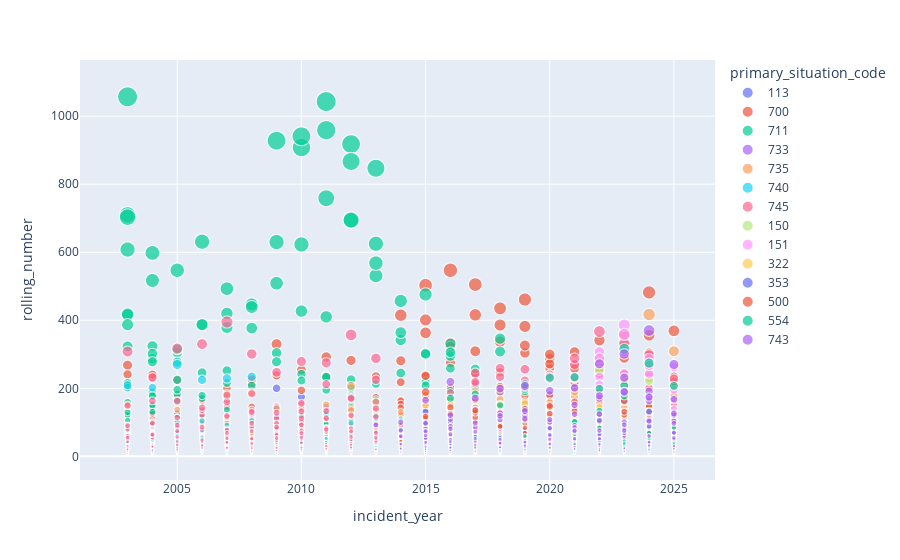

This figure's notebook cell:
### Code cell
import plotly.express as px

fig = px.scatter(amount_table_by_year,
                 x="incident_year",
                  y="rolling_number", 
                  color="primary_situation_code",
                 size='rolling_number', hover_data=['neighborhood_district'])
fig.show()

### Figure 1 — Plotly figure (JSON) as saved in the notebook; plotly's stock layout.template omitted (floating-point values rounded to 4 significant figures; data arrays with more than 128 entries replaced by an {"elided": "..."} marker saying what was removed)
{"data": [{"customdata": {"elided": "336x1 str values"}, "hovertemplate": "primary_situation_code=113<br>incident_year=%{x}<br>rolling_number=%{marker.size}<br>neighborhood_district=%{customdata[0]}<extra></extra>", "legendgroup": "113", "marker": {"color": "#636efa", "size": {"elided": "336 float values"}, "sizemode": "area", "sizeref": 2.643, "symbol": "circle"}, "mode": "markers", "name": "113", "showlegend": true, "type": "scattergl", "x": {"elided": "336 int values"}, "xaxis": "x", "y": {"elided": "336 float values"}, "yaxis": "y"}, {"customdata": {"elided": "336x1 str values"}, "hovertemplate": "primary_situation_code=700<br>incident_year=%{x}<br>rolling_number=%{marker.size}<br>neighborhood_district=%{customdata[0]}<extra></extra>", "legendgroup": "700", "marker": {"color": "#EF553B", "size": {"elided": "336 float values"}, "sizemode": "area", "sizeref": 2.643, "symbol": "circle"}, "mode": "markers", "name": "700", "showlegend": true, "type": "scattergl", "x": {"elided": "336 int values"}, "xaxis": "x", "y": {"elided": "336 float values"}, "yaxis": "y"}, {"customdata": {"elided": "333x1 str values"}, "hovertemplate": "primary_situation_code=711<br>incident_year=%{x}<br>rolling_number=%{marker.size}<br>neighborhood_district=%{customdata[0]}<extra></extra>", "legendgroup": "711", "marker": {"color": "#00cc96", "size": {"elided": "333 float values"}, "sizemode": "area", "sizeref": 2.643, "symbol": "circle"}, "mode": "markers", "name": "711", "showlegend": true, "type": "scattergl", "x": {"elided": "333 int values"}, "xaxis": "x", "y": {"elided": "333 float values"}, "yaxis": "y"}, {"customdata": {"elided": "168x1 str values"}, "hovertemplate": "primary_situation_code=733<br>incident_year=%{x}<br>rolling_number=%{marker.size}<br>neighborhood_district=%{customdata[0]}<extra></extra>", "legendgroup": "733", "marker": {"color": "#ab63fa", "size": {"elided": "168 float values"}, "sizemode": "area", "sizeref": 2.643, "symbol": "circle"}, "mode": "markers", "name": "733", "showlegend": true, "type": "scattergl", "x": {"elided": "168 int values"}, "xaxis": "x", "y": {"elided": "168 float values"}, "yaxis": "y"}, {"customdata": {"elided": "336x1 str values"}, "hovertemplate": "primary_situation_code=735<br>incident_year=%{x}<br>rolling_number=%{marker.size}<br>neighborhood_district=%{customdata[0]}<extra></extra>", "legendgroup": "735", "marker": {"color": "#FFA15A", "size": {"elided": "336 float values"}, "sizemode": "area", "sizeref": 2.643, "symbol": "circle"}, "mode": "markers", "name": "735", "showlegend": true, "type": "scattergl", "x": {"elided": "336 int values"}, "xaxis": "x", "y": {"elided": "336 float values"}, "yaxis": "y"}, {"customdata": {"elided": "166x1 str values"}, "hovertemplate": "primary_situation_code=740<br>incident_year=%{x}<br>rolling_number=%{marker.size}<br>neighborhood_district=%{customdata[0]}<extra></extra>", "legendgroup": "740", "marker": {"color": "#19d3f3", "size": {"elided": "166 float values"}, "sizemode": "area", "sizeref": 2.643, "symbol": "circle"}, "mode": "markers", "name": "740", "showlegend": true, "type": "scattergl", "x": {"elided": "166 int values"}, "xaxis": "x", "y": {"elided": "166 float values"}, "yaxis": "y"}, {"customdata": {"elided": "336x1 str values"}, "hovertemplate": "primary_situation_code=745<br>incident_year=%{x}<br>rolling_number=%{marker.size}<br>neighborhood_district=%{customdata[0]}<extra></extra>", "legendgroup": "745", "marker": {"color": "#FF6692", "size": {"elided": "336 float values"}, "sizemode": "area", "sizeref": 2.643, "symbol": "circle"}, "mode": "markers", "name": "745", "showlegend": true, "type": "scattergl", "x": {"elided": "336 int values"}, "xaxis": "x", "y": {"elided": "336 float values"}, "yaxis": "y"}, {"customdata": {"elided": "168x1 str values"}, "hovertemplate": "primary_situation_code=150<br>incident_year=%{x}<br>rolling_number=%{marker.size}<br>neighborhood_district=%{customdata[0]}<extra></extra>", "legendgroup": "150", "marker": {"color": "#B6E880", "size": {"elided": "168 float values"}, "sizemode": "area", "sizeref": 2.643, "symbol": "circle"}, "mode": "markers", "name": "150", "showlegend": true, "type": "scattergl", "x": {"elided": "168 int values"}, "xaxis": "x", "y": {"elided": "168 float values"}, "yaxis": "y"}, {"customdata": {"elided": "168x1 str values"}, "hovertemplate": "primary_situation_code=151<br>incident_year=%{x}<br>rolling_number=%{marker.size}<br>neighborhood_district=%{customdata[0]}<extra></extra>", "legendgroup": "151", "marker": {"color": "#FF97FF", "size": {"elided": "168 float values"}, "sizemode": "area", "sizeref": 2.643, "symbol": "circle"}, "mode": "markers", "name": "151", "showlegend": true, "type": "scattergl", "x": {"elided": "168 int values"}, "xaxis": "x", "y": {"elided": "168 float values"}, "yaxis": "y"}, {"customdata": {"elided": "169x1 str values"}, "hovertemplate": "primary_situation_code=322<br>incident_year=%{x}<br>rolling_number=%{marker.size}<br>neighborhood_district=%{customdata[0]}<extra></extra>", "legendgroup": "322", "marker": {"color": "#FECB52", "size": {"elided": "169 float values"}, "sizemode": "area", "sizeref": 2.643, "symbol": "circle"}, "mode": "markers", "name": "322", "showlegend": true, "type": "scattergl", "x": {"elided": "169 int values"}, "xaxis": "x", "y": {"elided": "169 float values"}, "yaxis": "y"}, {"customdata": {"elided": "166x1 str values"}, "hovertemplate": "primary_situation_code=353<br>incident_year=%{x}<br>rolling_number=%{marker.size}<br>neighborhood_district=%{customdata[0]}<extra></extra>", "legendgroup": "353", "marker": {"color": "#636efa", "size": {"elided": "166 float values"}, "sizemode": "area", "sizeref": 2.643, "symbol": "circle"}, "mode": "markers", "name": "353", "showlegend": true, "type": "scattergl", "x": {"elided": "166 int values"}, "xaxis": "x", "y": {"elided": "166 float values"}, "yaxis": "y"}, {"customdata": {"elided": "168x1 str values"}, "hovertemplate": "primary_situation_code=500<br>incident_year=%{x}<br>rolling_number=%{marker.size}<br>neighborhood_district=%{customdata[0]}<extra></extra>", "legendgroup": "500", "marker": {"color": "#EF553B", "size": {"elided": "168 float values"}, "sizemode": "area", "sizeref": 2.643, "symbol": "circle"}, "mode": "markers", "name": "500", "showlegend": true, "type": "scattergl", "x": {"elided": "168 int values"}, "xaxis": "x", "y": {"elided": "168 float values"}, "yaxis": "y"}, {"customdata": {"elided": "168x1 str values"}, "hovertemplate": "primary_situation_code=554<br>incident_year=%{x}<br>rolling_number=%{marker.size}<br>neighborhood_district=%{customdata[0]}<extra></extra>", "legendgroup": "554", "marker": {"color": "#00cc96", "size": {"elided": "168 float values"}, "sizemode": "area", "sizeref": 2.643, "symbol": "circle"}, "mode": "markers", "name": "554", "showlegend": true, "type": "scattergl", "x": {"elided": "168 int values"}, "xaxis": "x", "y": {"elided": "168 float values"}, "yaxis": "y"}, {"customdata": {"elided": "169x1 str values"}, "hovertemplate": "primary_situation_code=743<br>incident_year=%{x}<br>rolling_number=%{marker.size}<br>neighborhood_district=%{customdata[0]}<extra></extra>", "legendgroup": "743", "marker": {"color": "#ab63fa", "size": {"elided": "169 float values"}, "sizemode": "area", "sizeref": 2.643, "symbol": "circle"}, "mode": "markers", "name": "743", "showlegend": true, "type": "scattergl", "x": {"elided": "169 int values"}, "xaxis": "x", "y": {"elided": "169 float values"}, "yaxis": "y"}], "layout": {"legend": {"itemsizing": "constant", "title": {"text": "primary_situation_code"}, "tracegroupgap": 0}, "margin": {"t": 60}, "xaxis": {"anchor": "y", "domain": [0, 1], "title": {"text": "incident_year"}}, "yaxis": {"anchor": "x", "domain": [0, 1], "title": {"text": "rolling_number"}}}}
